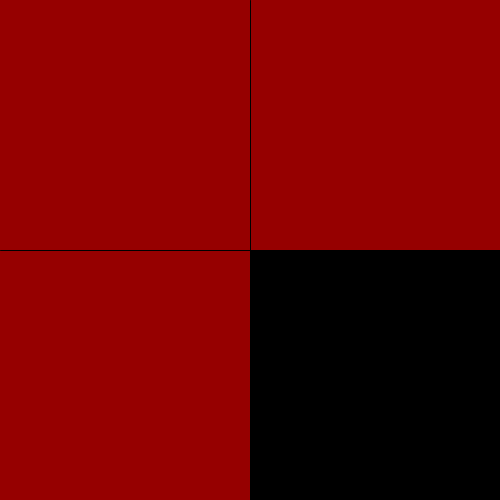
Frame 1 (no input)
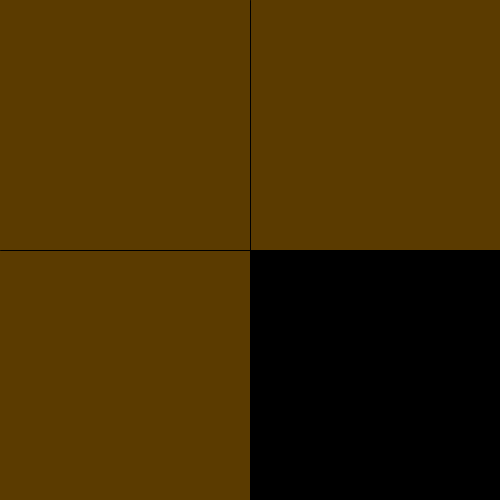
Frame 60 (the mouse pressed at the canvas centre just before this capture)
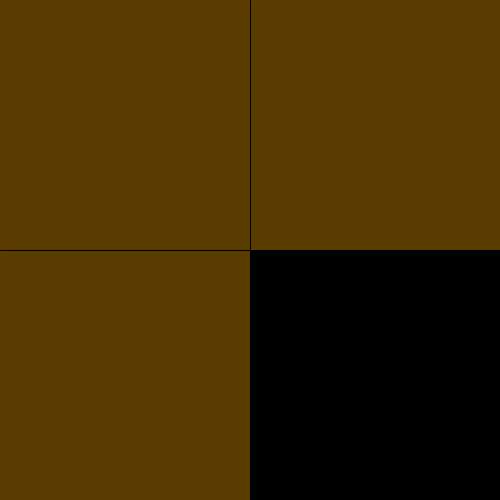
Frame 120 (the mouse held since frame 60 and released just before this capture)

The Processing sketch that drew these frames (run headless with seeded random() and noise(); from frame 60 on, the mouse is pressed at the canvas centre):

// Processing sketch: processing_20310
// ── processing_20310.pde

//set global variables
float r = 150;
float g = 0;
float b = 0;
boolean button = false;


void setup () {
  size (500, 500);
}


void draw () {
  background (r, g, b);
  

if (!button) {
  fill(0);
  stroke(255);
  rect(width/2, height/2, width/2, height/2);
  stroke (0);
  line (width/2, 0, width/2, height);
  line (0, height/2, width, height/2);
}
else {
  fill(255);
  stroke(0);
  rect(width/2, height/2, width/2, height/2);
  stroke (255);
  line (width/2, 0, width/2, height);
  line (0, height/2, width, height/2);
}

//upper right
if (mouseX > width/2 && mouseY < height/2) {
r +=1;
g -=1;
b -=1;
}

//upper left
else if (mouseX < width/2 && mouseY < height/2) {
g +=1;
r -=1;
b -=1;
}

//lower left
else if (mouseX < width/2 && mouseY > height/2) {
g -=1;
b +=1;
r -=1;
}

//lower right
else if (mouseX > width/2 && mouseY > height/2 && mousePressed && !button) {
r = 0; 
b = 0;
g = 0;
button = !button;
  
}  

else if (mouseX > width/2 && mouseY > height/2 && mousePressed && button) {
r = 255; 
b = 255;
g = 255;
button = !button;
  
} 



//keep r from being greater than 255
if (r>255) {
r =255;
}


//keep r positive
else if (r<0) {
r=0;
}




//keep g from being greater than 255
if (g>255) {
g =255;
}
//keep g positive
else if (g<0) {
g=0;
}

//keep b from being greater than 255
if (b>255) {
b =255;
}
//keep g positive
else if (b<0) {
b=0;
}




}
                
                
